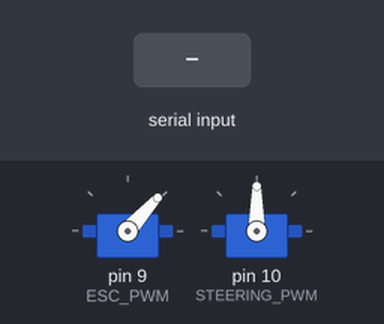
A sketch run on a simulated Arduino Uno, built with avr-gcc and run on an emulated ATmega328P. On the bench: 2 × servo. The test bench sets the inputs (shaded band).

Above: at 5.2 s.
5.3 s: "0\n" received over Serial
At 6.5 s:
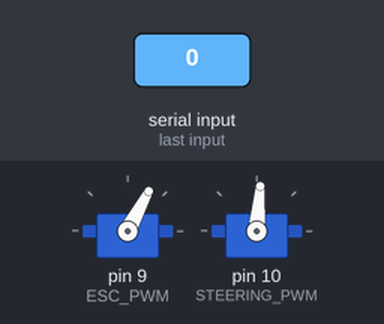
6.8 s: "a,45\n" received over Serial
At 7.7 s:
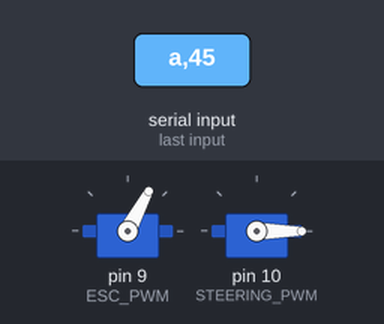
8.3 s: "b90\n" received over Serial
At 8.8 s:
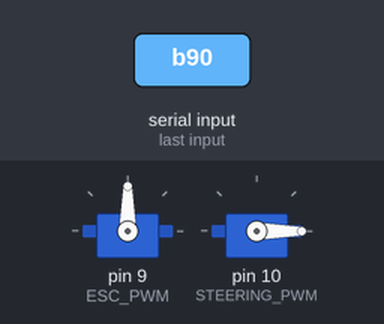
9.8 s: "a90\n" received over Serial
At 11.0 s:
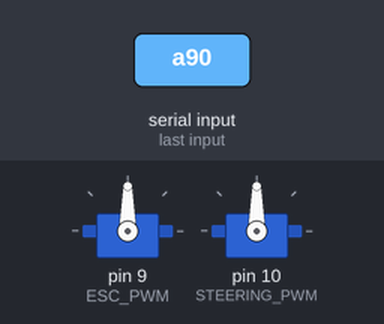
11.3 s: "b,45\n" received over Serial
At 12.4 s:
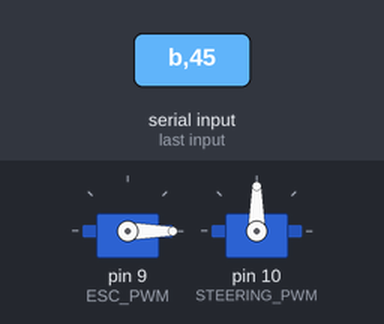
12.8 s: "a\n" received over Serial
At 13.4 s:
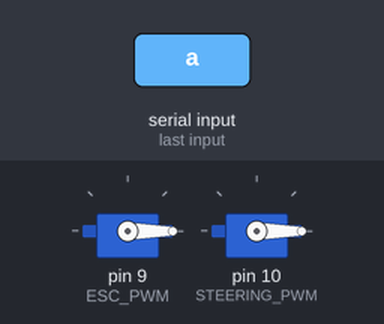
Timing chart, 0 to 15.3 s (numbered marks = the images above; inputs shaded):
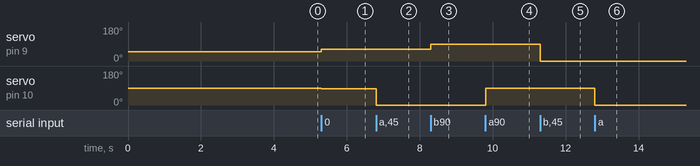

Measured:
- after the input at 5.3 s, servo on pin 9 (ESC_PWM): 48° → 62° at once; servo on pin 10 (STEERING_PWM): 90° → 85° at once
- after the input at 6.8 s, servo on pin 10 (STEERING_PWM): 85° → 0° at once
- after the input at 8.3 s, servo on pin 9 (ESC_PWM): 62° → 90° at once
- after the input at 9.8 s, servo on pin 10 (STEERING_PWM): 0° → 90° at once
- after the input at 11.3 s, servo on pin 9 (ESC_PWM): 90° → 0° at once
- after the input at 12.8 s, servo on pin 10 (STEERING_PWM): 90° → 0° at once

The sketch:

bmw_script.ino
```cpp
#include <Servo.h>
#include <String.h>

/*
 * BMW M3 Arduino Script by Michael Pavkovic
 */

Servo esc;
Servo steering;

const int ESC_PWM = 9;
const int STEERING_PWM = 10;
bool esc_armed = false;
String incoming;
char cmd;
int steering_val = 85, speed_val = 62;


void setup() {
  Serial.begin(9600);

  esc.attach(ESC_PWM);
  steering.attach(STEERING_PWM);

  // Arm the ESC
  esc.write(48);
  delay(4000);
  esc_armed = true;
}

void loop() {
  if (Serial.available() > 0) { // Serial will be available if it returns something greater than 0
    incoming = Serial.readStringUntil('\n');
    cmd = incoming.charAt(0);
    incoming.remove(0, 1);
    if (incoming.charAt(0) == '0')
      incoming.remove(0, 1);

    if (cmd == 'a')
      steering_val = incoming.toInt();
    else if (cmd == 'b')
      speed_val = incoming.toInt();

//    Serial.println(steering_val);
    steering.write(steering_val);
    esc.write(speed_val);

    delay(25);
  }
}
```
